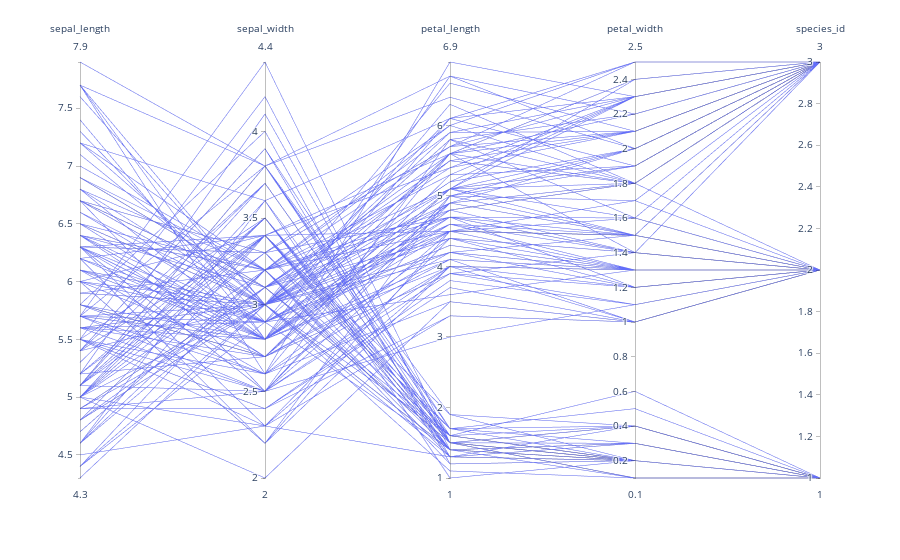

This figure's notebook cell:
### Code cell
fig = px.parallel_coordinates(df)
fig.show()

### Figure 1 — Plotly figure (JSON) as saved in the notebook; plotly's stock layout.template omitted (floating-point values rounded to 4 significant figures; data arrays with more than 128 entries replaced by an {"elided": "..."} marker saying what was removed)
{"data": [{"dimensions": [{"label": "sepal_length", "values": {"elided": "150 float values"}}, {"label": "sepal_width", "values": {"elided": "150 float values"}}, {"label": "petal_length", "values": {"elided": "150 float values"}}, {"label": "petal_width", "values": {"elided": "150 float values"}}, {"label": "species_id", "values": {"elided": "150 int values"}}], "domain": {"x": [0, 1], "y": [0, 1]}, "name": "", "type": "parcoords"}], "layout": {"legend": {"tracegroupgap": 0}, "margin": {"t": 60}}}
